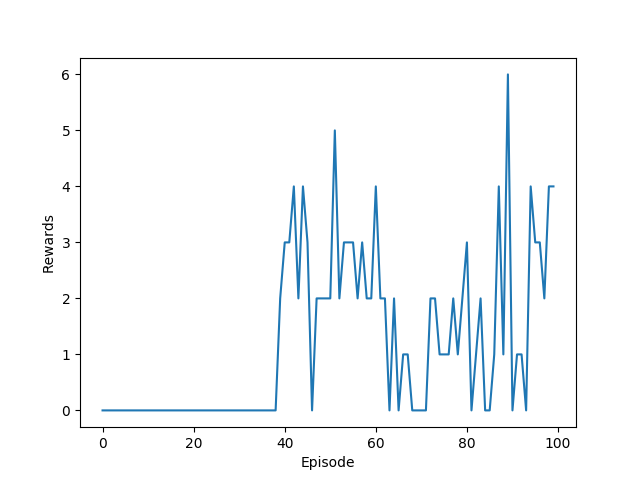
#> input picture QNet/Qreport/test.png, 640 x 480 px
$ python -i CVMapping.py   (imports and definitions only)
#> lines starting #> are read from the running program, lines starting #| are printed output that depends on the picture; after the words box and inside, x2 and y2 are one past the last pixel; in counts of white or black regions, pixels touching at a corner belong together
#> further down, picture is the input picture: shape (480, 640, 3); mean B, G, R 250.4, 248.6, 246
import cv2

class CVMapping():
    def RGB2Binary(self, state_img):

        h = int(state_img.shape[0]*0.5)
#> h = 240
        w = 80

        _grey = cv2.cvtColor(state_img, cv2.COLOR_BGR2GRAY)
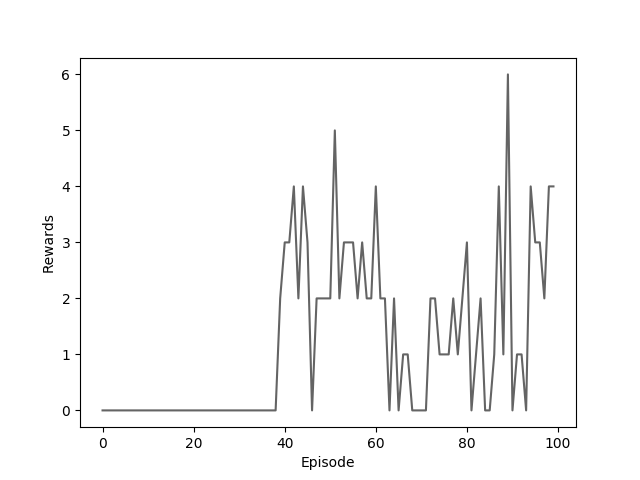
#> _grey: shape (480, 640); min 0, max 255, mean 248

        _, _bin = cv2.threshold(_grey, 5, 255, cv2.THRESH_BINARY)
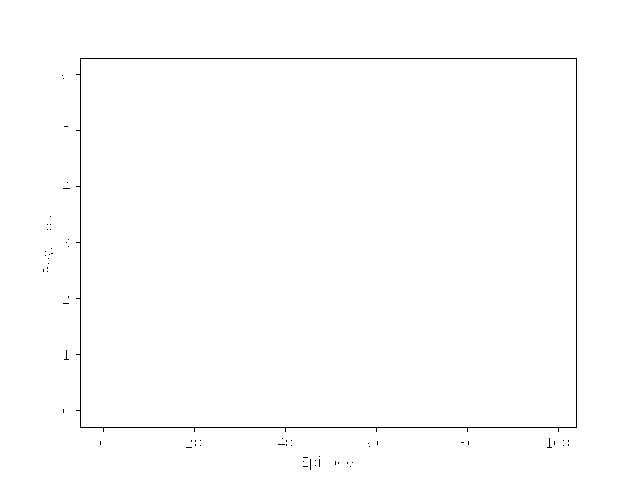
#> _bin: shape (480, 640); 99.4% white; black in thin lines or dots, all inside (x1, y1, x2, y2) = (43, 58, 577, 470)
        bin_img = cv2.resize(_bin, (w,h), interpolation=cv2.INTER_AREA)
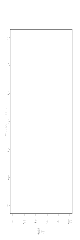
#> bin_img: shape (240, 80); min 112, max 255, mean 253.4

        bin_img = bin_img[25:, :]
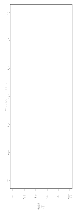
#> bin_img: shape (215, 80); min 112, max 255, mean 253.2

#> (the run stopped early here; a loop or call above may not have finished)

$ run again, on QNet/Qreport/81.png
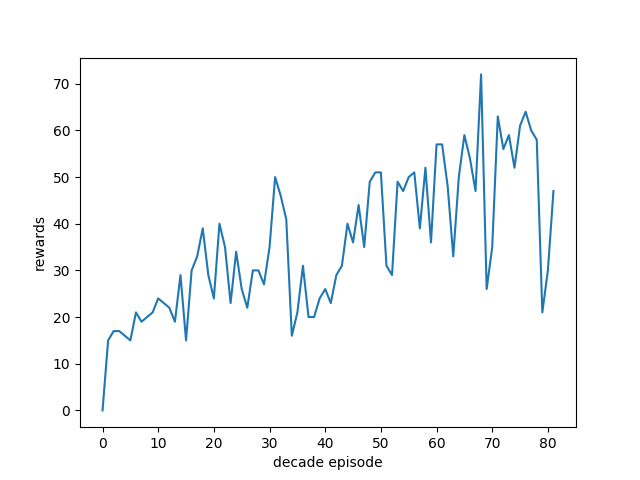
#> input picture QNet/Qreport/81.png, 640 x 480 px
#> picture is the input picture: shape (480, 640, 3); mean B, G, R 250.5, 249.2, 247.3
#> in RGB2Binary, `_, _bin = cv2.threshold(_grey, 5, 255, cv2.THRESH_BINARY)`:
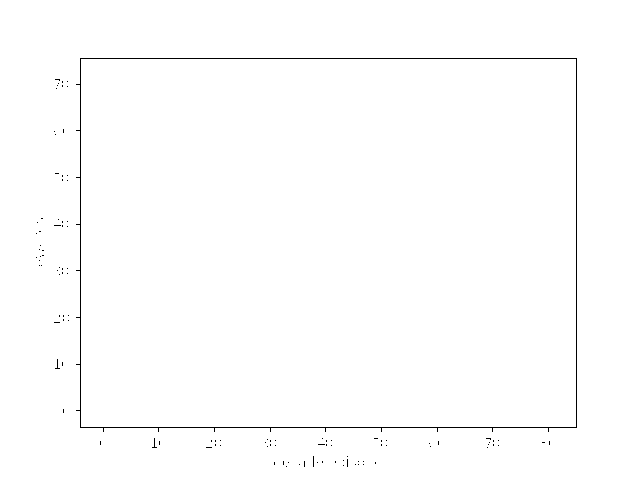
#> _bin: shape (480, 640); 99.3% white; black in thin lines or dots, all inside (x1, y1, x2, y2) = (36, 58, 577, 467)
#> in RGB2Binary, `bin_img = bin_img[25:, :]`:
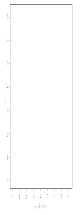
#> bin_img: shape (215, 80); min 112, max 255, mean 253.1
